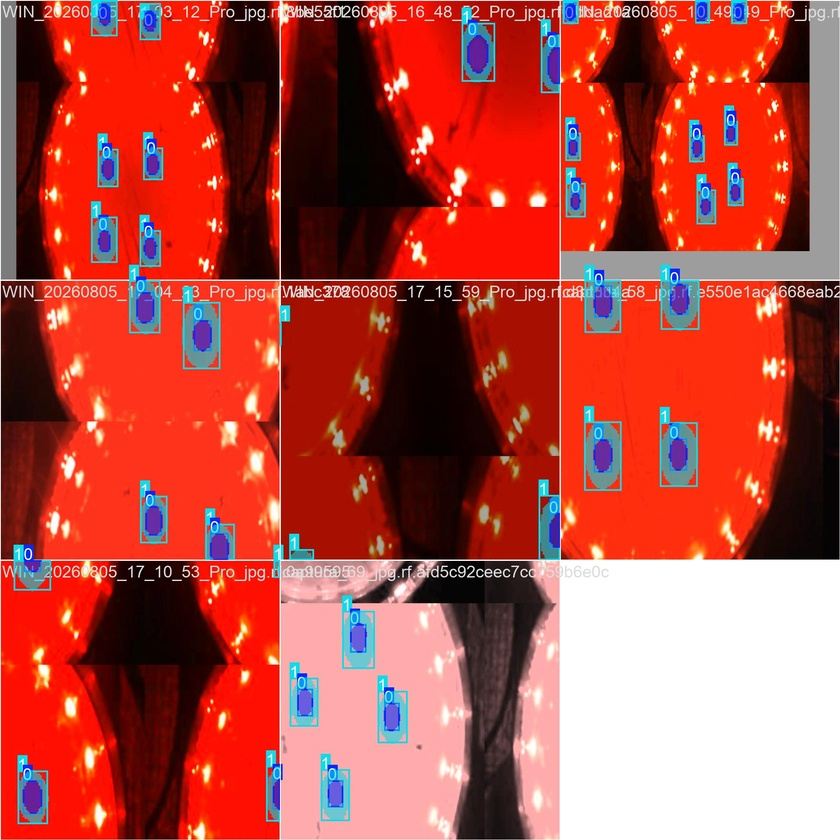
#> input picture model_training/train_batch0.jpg, 840 x 840 px, shrunk from 1920 x 1920 before the run; its folder holds only this picture in this run
$ python -i PruebaBest.py   (imports and definitions only)
#> lines starting #> are read from the running program, lines starting #| are printed output that depends on the picture
#> further down, picture is the input picture: shape (840, 840, 3); mean B, G, R 69.5, 78.1, 178.4
import os
import cv2
import numpy as np
from ultralytics import YOLO

MODEL_PT_PATH = r"C:\Users\Clases\Documents\BS\best.pt"
CARPETA_CULTIVOS = r"C:\Users\Clases\Documents\BS\imagenes"
DIAMETRO_DISCO_MM = 7.0

# [1 line that did not run here, left out]

def preprocesar_suave_para_yolo(img_bgr):
    suave = cv2.bilateralFilter(img_bgr, d=5, sigmaColor=35, sigmaSpace=35)
    gauss = cv2.GaussianBlur(suave, (0, 0), 2.0)
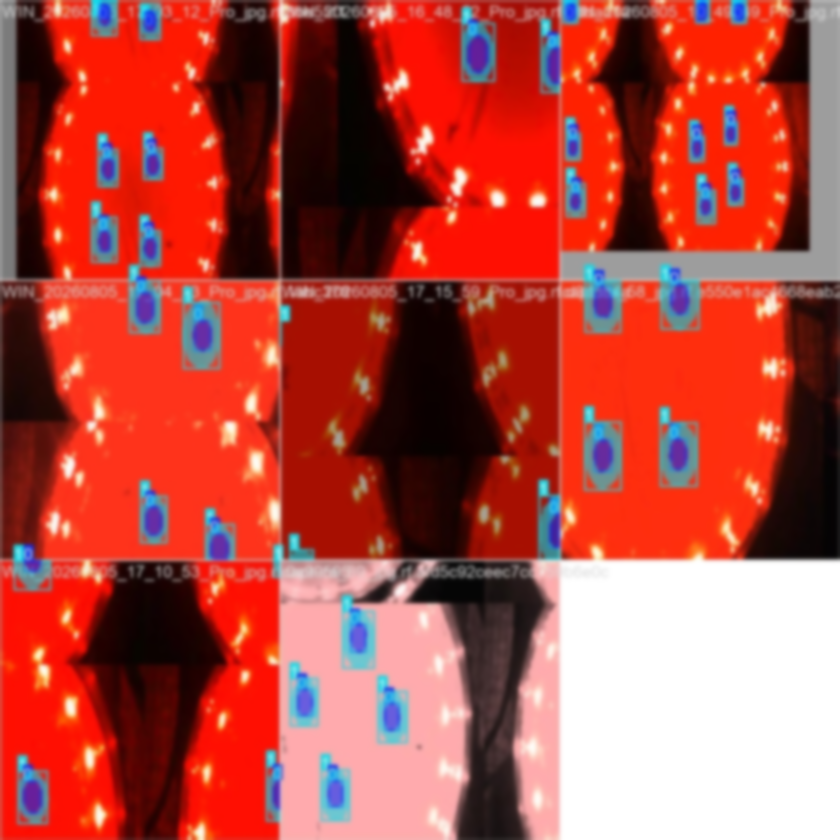
#> gauss: shape (840, 840, 3); mean B, G, R 69.2, 77.8, 178.3
    return cv2.addWeighted(suave, 1.3, gauss, -0.3, 0)

# [42 lines left out: functions reconstruir_curvatura_radial, ordenar_cuadrantes, not called in this run]

# [1 line not run here, left out]

salir = False

# [118 lines not run here, left out]

>>> import cv2
>>> picture = cv2.imread('model_training/train_batch0.jpg')
>>> result = preprocesar_suave_para_yolo(picture)

$ run again, on model_training/train_batch1.jpg
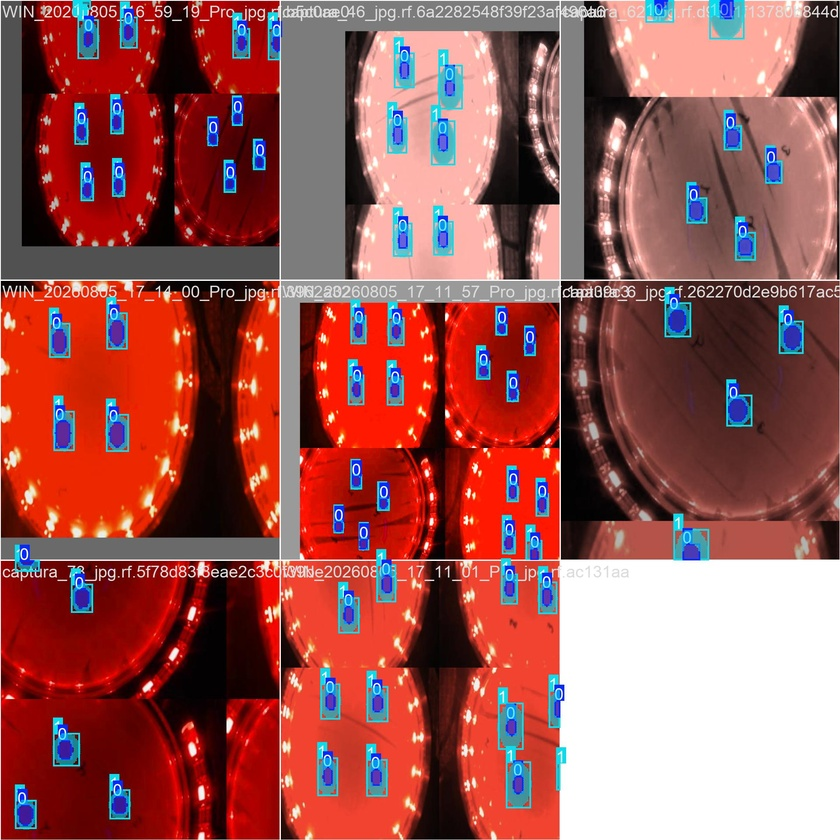
#> input picture model_training/train_batch1.jpg, 840 x 840 px, shrunk from 1920 x 1920 before the run
#> picture is the input picture: shape (840, 840, 3); mean B, G, R 85.5, 88.3, 154.5
#> in preprocesar_suave_para_yolo, `gauss = cv2.GaussianBlur(suave, (0, 0), 2.0)`:
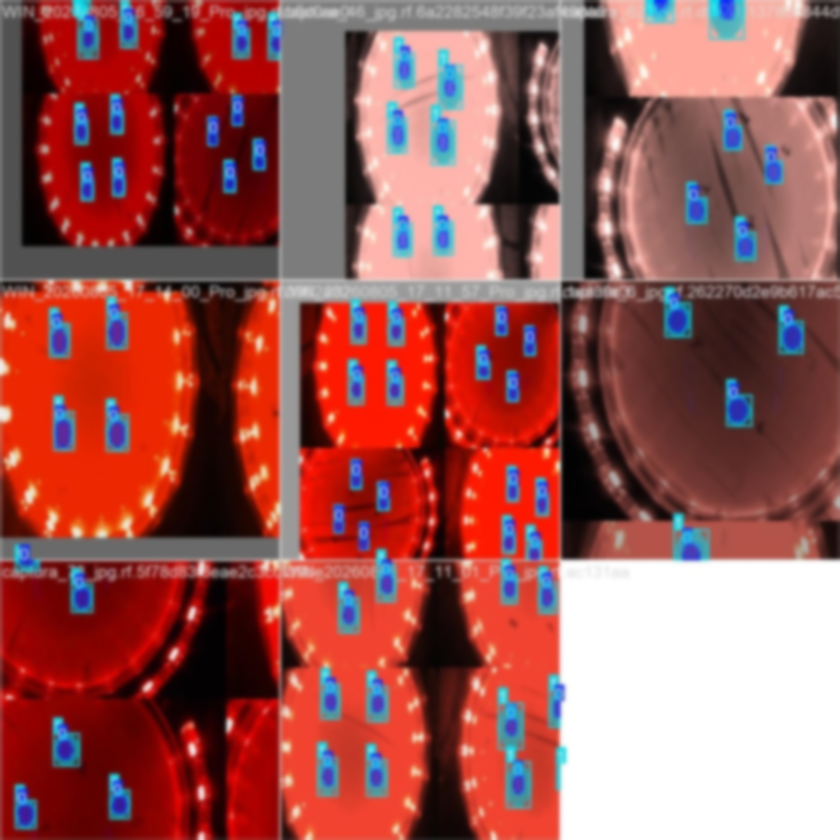
#> gauss: shape (840, 840, 3); mean B, G, R 85.3, 88, 154.4

$ run again, on model_training/train_batch2.jpg
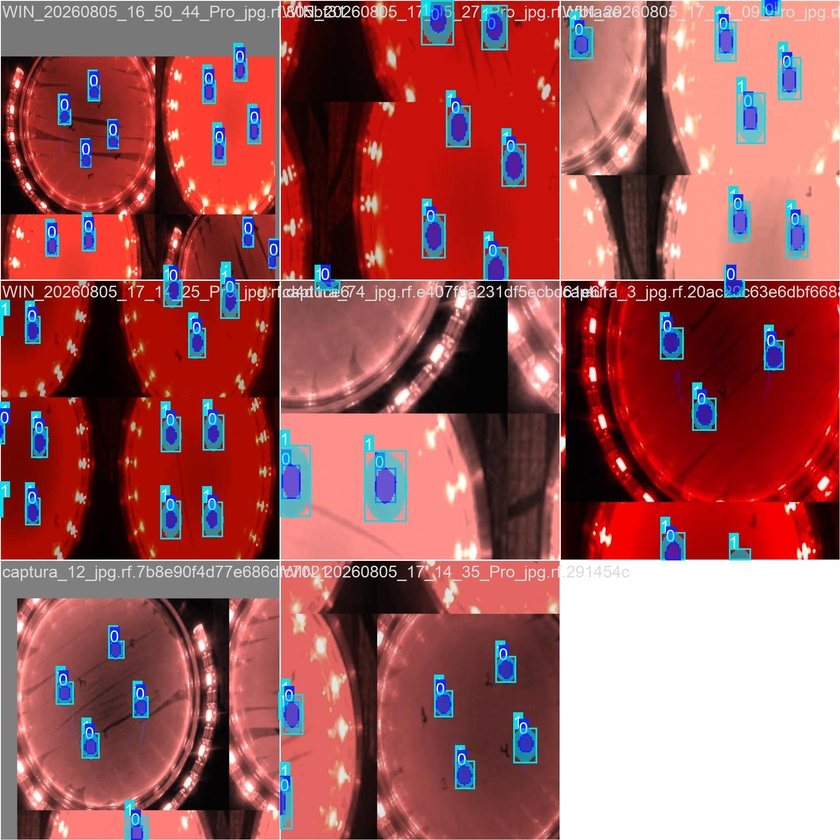
#> input picture model_training/train_batch2.jpg, 840 x 840 px, shrunk from 1920 x 1920 before the run
#> picture is the input picture: shape (840, 840, 3); mean B, G, R 92.4, 91.5, 159.9
#> in preprocesar_suave_para_yolo, `gauss = cv2.GaussianBlur(suave, (0, 0), 2.0)`:
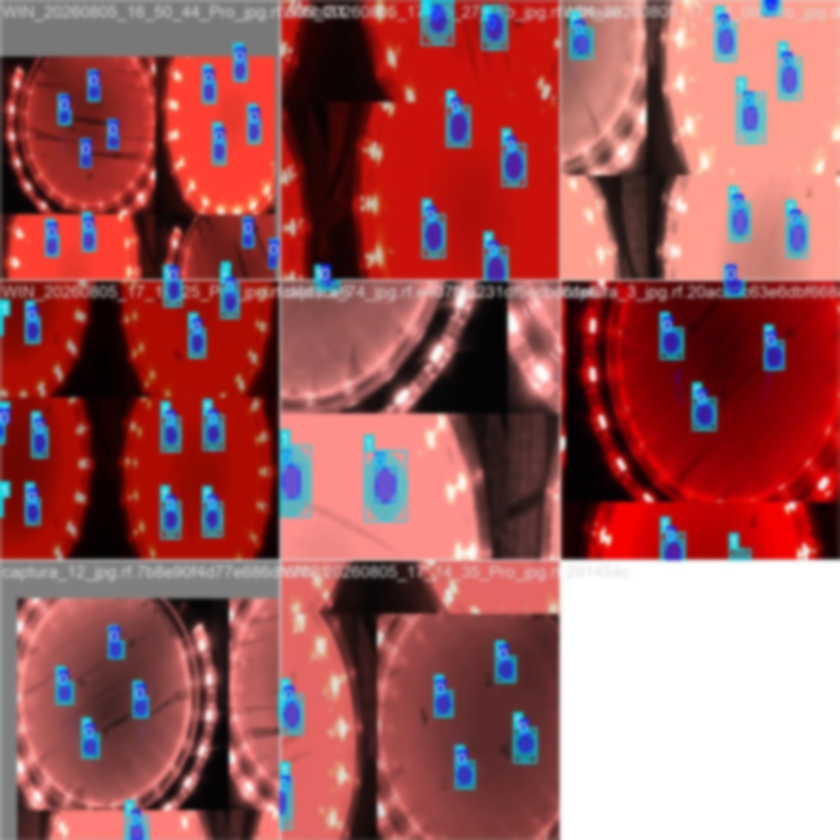
#> gauss: shape (840, 840, 3); mean B, G, R 92.2, 91.3, 159.9

$ run again, on model_training/train_batch400.jpg
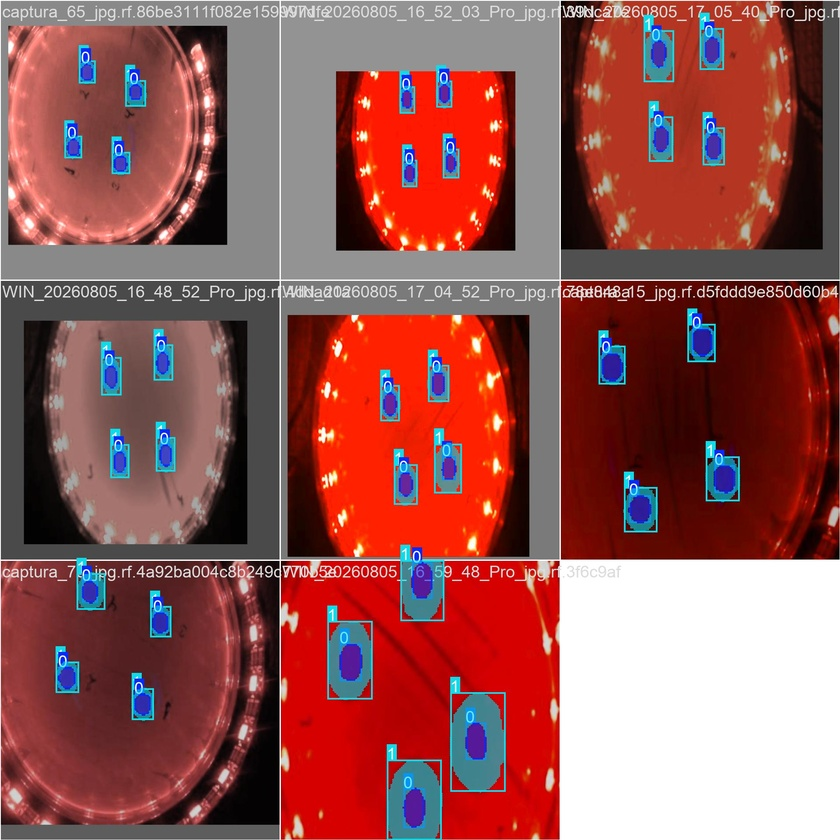
#> input picture model_training/train_batch400.jpg, 840 x 840 px, shrunk from 1920 x 1920 before the run
#> picture is the input picture: shape (840, 840, 3); mean B, G, R 85.7, 87.5, 147.7
#> in preprocesar_suave_para_yolo, `gauss = cv2.GaussianBlur(suave, (0, 0), 2.0)`:
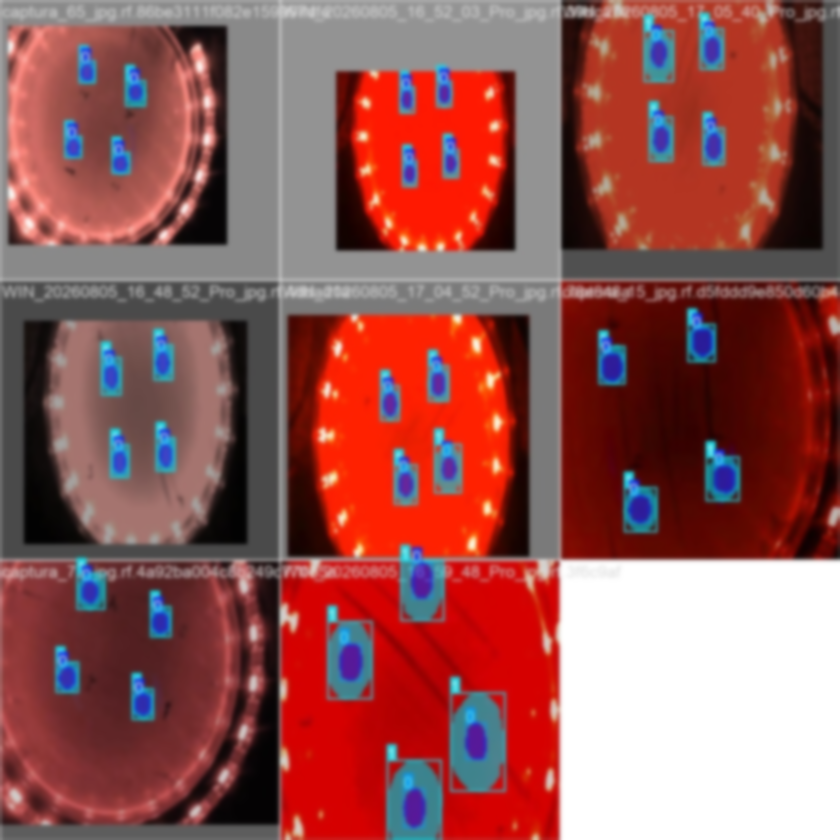
#> gauss: shape (840, 840, 3); mean B, G, R 85.5, 87.3, 147.6
